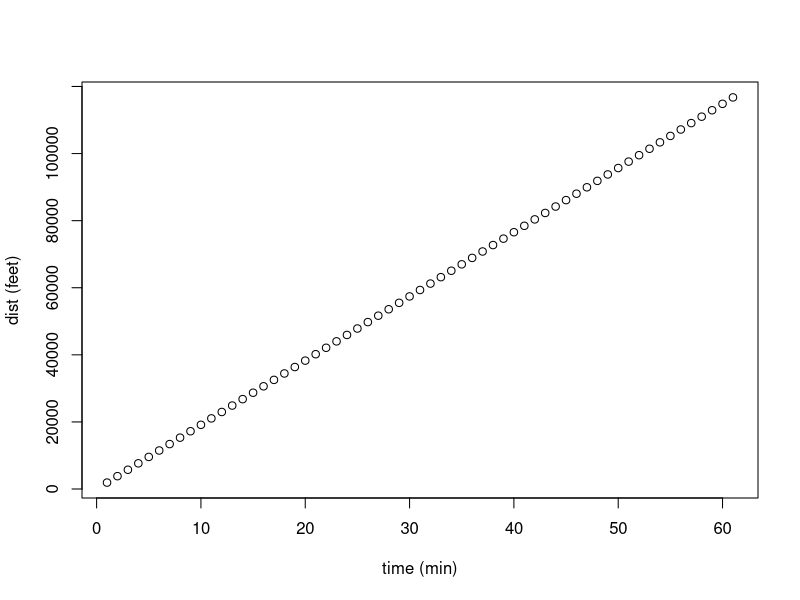
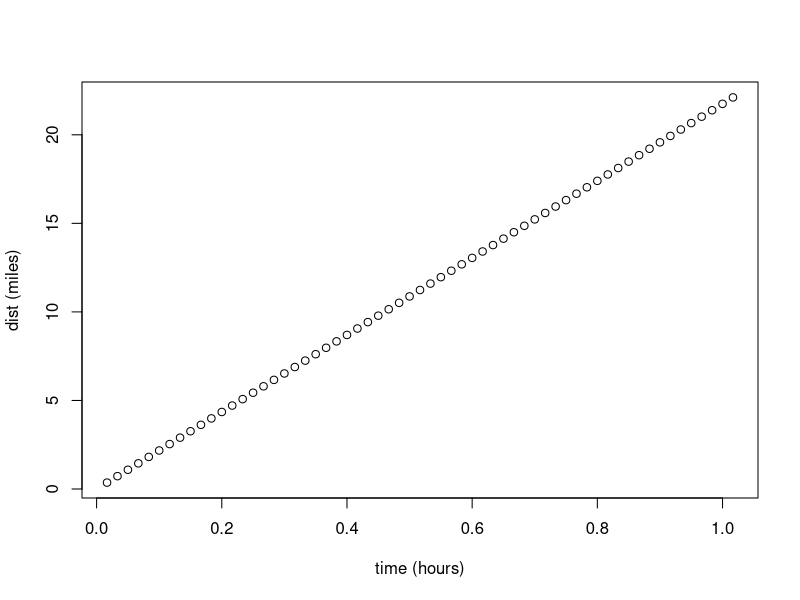

The R script that drew these images, in order:
## Using base units and writing explicit conversions
#### Is fun
#### incentivizes being clear about units (e.g., the definitions under Examples)
#### reminds you to add units to axes
#### Allows some checking (change the "Base units" and confirm that answers don't change)

## Base units (these numbers are arbitrary)
## change them from time to time; if outputs change you likely have a units error
day = 41
m = 2

## Conversions
hr = day/24
min = hr/60
month = 1461*day/48
ft = 2.54*12*m/100
mi = 5280*ft
km = 1000*m

## Examples
speed = 35*km/hr
interval = 3*min
dist = speed*interval
print(c(
	dist_feet = dist/ft
	, dist_miles = dist/mi
))

## Pictures

t = seq(0:60)*min
s = t*speed

print(plot(
	t/min, s/ft
	, xlab="time (min)"
	, ylab="dist (feet)"
))

print(plot(
	t/hr, s/mi
	, xlab="time (hours)"
	, ylab="dist (miles)"
))
